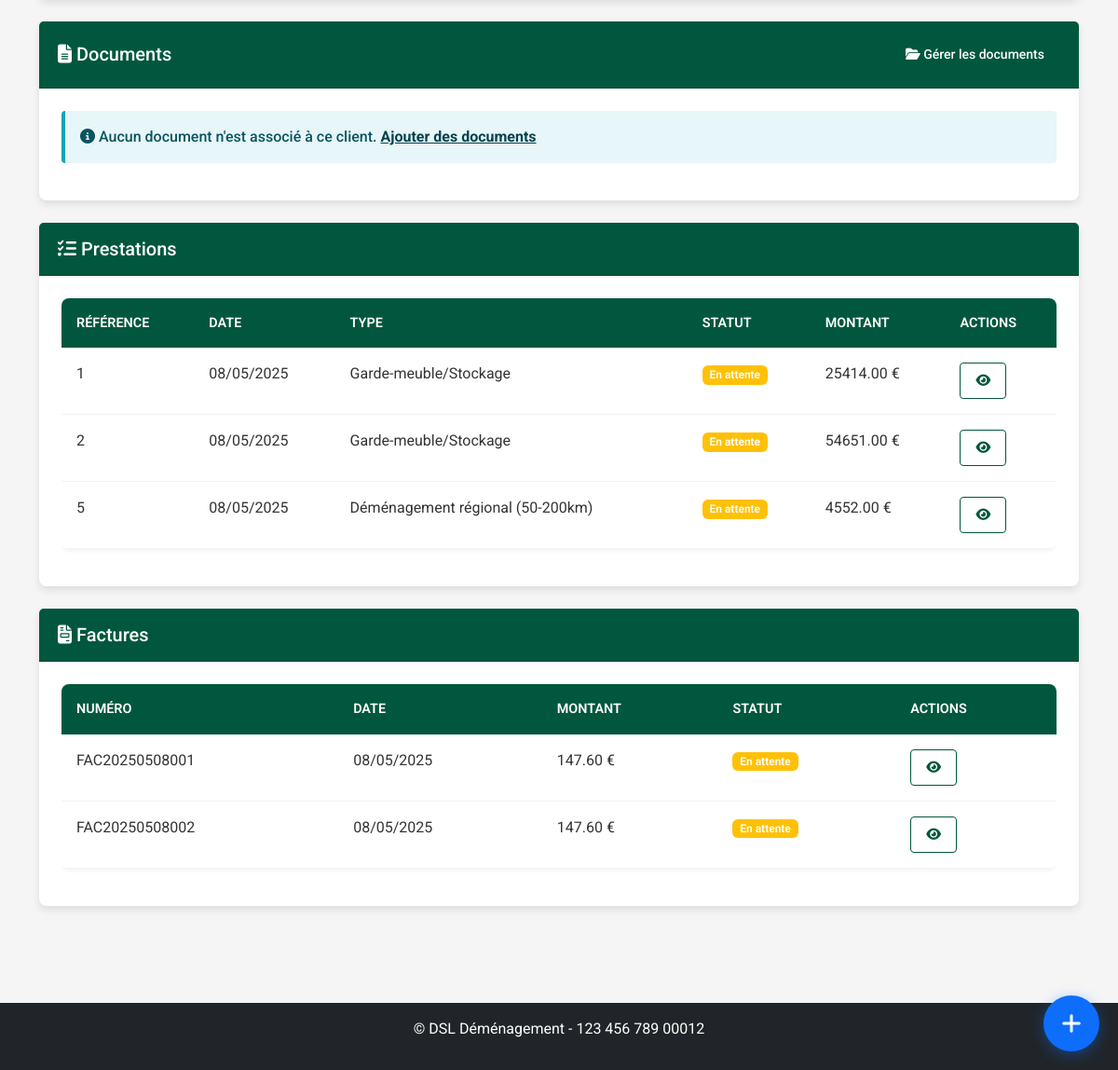
Before: /clients/clients/19 (signed in, lower part) with the older database file.
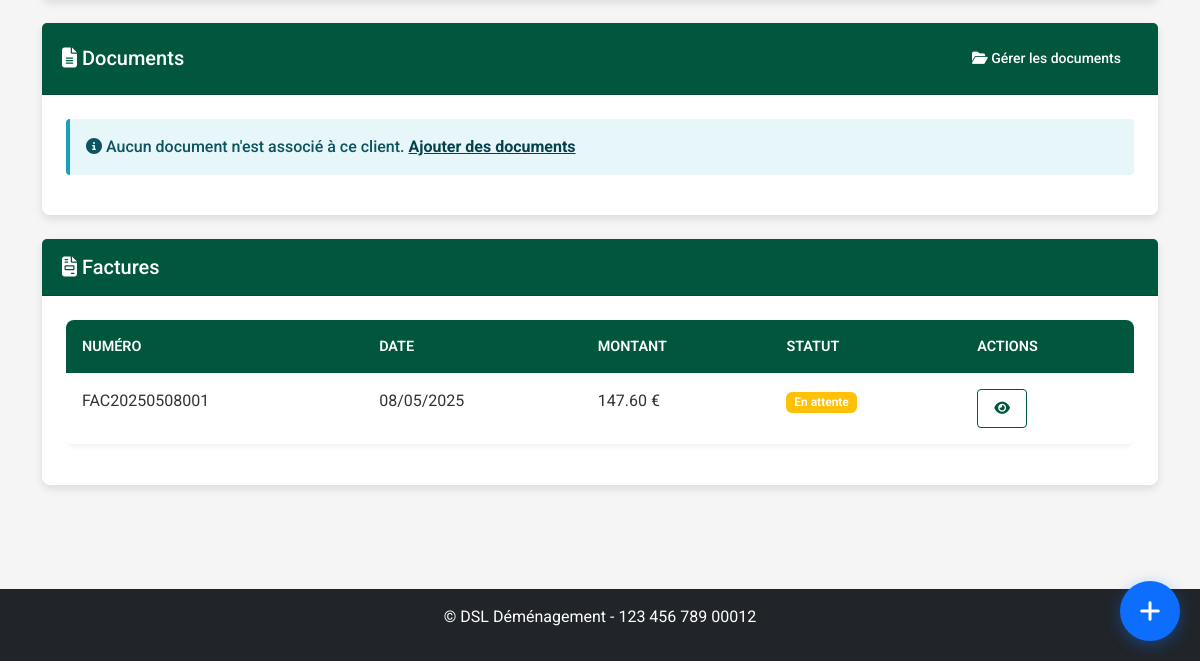
After: the same page with the newer database file.
### models.py (models this page shows, shortened)
class Prestation(db.Model):
    id = db.Column(db.Integer, primary_key=True)
    client_id = db.Column(db.Integer, db.ForeignKey('client.id'), nullable=False)
    commercial_id = db.Column(db.Integer, db.ForeignKey('user.id'), nullable=True)
    transporteur_id = db.Column(db.Integer, db.ForeignKey('transporteurs.id'), nullable=True)
    vehicule_id = db.Column(db.Integer, db.ForeignKey('vehicules.id'), nullable=True)
    client = db.relationship('Client', foreign_keys=[client_id], backref=db.backref('prestations', lazy=True))
    date_debut = db.Column(db.DateTime, nullable=False)
    date_fin = db.Column(db.DateTime, nullable=False)
    adresse_depart = db.Column(db.Text, nullable=False)
    adresse_arrivee = db.Column(db.Text, nullable=False)
    type_demenagement = db.Column(db.String(100), nullable=False)
    type_demenagement_id = db.Column(db.Integer, db.ForeignKey('type_demenagement.id'), nullable=True)
    statut = db.Column(db.String(50), default='En attente')  # En attente, Confirmé, En cours, Terminé, Annulé
    priorite = db.Column(db.String(20), default='Normale')  # Basse, Normale, Haute, Urgente
    status_transporteur = db.Column(db.String(20), default='en_attente')  # en_attente, accepte, refuse
    raison_refus = db.Column(db.Text, nullable=True)  # Raison du refus par le transporteur
    date_reponse = db.Column(db.DateTime, nullable=True)  # Date de réponse du transporteur
    observations = db.Column(db.Text, nullable=True)
    archive = db.Column(db.Boolean, default=False)
    date_creation = db.Column(db.DateTime, nullable=False, default=datetime.utcnow)
    date_modification = db.Column(db.DateTime, nullable=True)
    createur_id = db.Column(db.Integer, db.ForeignKey('user.id'), nullable=True)
    modificateur_id = db.Column(db.Integer, db.ForeignKey('user.id'), nullable=True)
    stockage_id = db.Column(db.Integer, db.ForeignKey('stockage.id'), nullable=True)
    mode_groupage = db.Column(db.Boolean, default=False)
    tags = db.Column(db.Text, nullable=True)
    societe = db.Column(db.String(100), nullable=True)
    montant = db.Column(db.Float, nullable=True, default=0)
    etapes_depart = db.Column(db.Text, nullable=True)  # Étapes supplémentaires de départ (format: adresse1||adresse2||...)
    etapes_arrivee = db.Column(db.Text, nullable=True)  # Étapes supplémentaires d'arrivée (format: adresse1||adresse2||...)
    commercial = db.relationship('User', foreign_keys=[commercial_id], backref='prestations_commercial')
    createur = db.relationship('User', foreign_keys=[createur_id], backref='prestations_creees')
    modificateur = db.relationship('User', foreign_keys=[modificateur_id], backref='prestations_modifiees')
    transporteurs = db.relationship('User', secondary=prestation_transporteurs, back_populates='prestations')
    clients_supplementaires = db.relationship('Client', secondary=prestation_clients, back_populates='prestations_supplementaires')
    type_demenagement_obj = db.relationship('TypeDemenagement', backref='prestations')
    versions = db.relationship('PrestationVersion', backref='prestation_courante', lazy=True, foreign_keys="PrestationVersion.prestation_id")

class Facture(db.Model):
    id = db.Column(db.Integer, primary_key=True)
    numero = db.Column(db.String(50), unique=True, nullable=False)
    client_id = db.Column(db.Integer, db.ForeignKey('client.id'), nullable=False)
    prestation_id = db.Column(db.Integer, db.ForeignKey('prestation.id'), nullable=True)
    stockage_id = db.Column(db.Integer, db.ForeignKey('stockage.id'), nullable=True)
    date_emission = db.Column(db.DateTime, nullable=False, default=datetime.utcnow)
    date_echeance = db.Column(db.DateTime, nullable=True)
    montant_ht = db.Column(db.Float, nullable=False)
    taux_tva = db.Column(db.Float, nullable=False, default=20.0)  # Ajout du champ taux_tva
    montant_ttc = db.Column(db.Float, nullable=False)
    montant_acompte = db.Column(db.Float, nullable=True, default=0)
    societe = db.Column(db.String(50), nullable=True)
    mode_paiement = db.Column(db.String(50), nullable=True)
    statut = db.Column(db.String(20), nullable=False, default='En attente')
    commission_pourcentage = db.Column(db.Float, nullable=True)
    commission_montant = db.Column(db.Float, nullable=True)
    notes = db.Column(db.Text, nullable=True)
    observations = db.Column(db.Text, nullable=True)
    commercial_id = db.Column(db.Integer, db.ForeignKey('user.id'), nullable=True)
    commercial = db.relationship('User', foreign_keys=[commercial_id], backref='factures_creees')
    fichiers = db.relationship('FichierFacture', backref='facture', lazy=True, cascade="all, delete-orphan")

### routes/client.py (the view)
@client_bp.route('/clients/<int:id>')
@login_required
@role_required('commercial', 'admin', 'superadmin')
def details(id):
    client = Client.query.get_or_404(id)
    return render_template(
        'clients/details.html',
        title=f'Fiche client - {client.nom} {client.prenom}',
        client=client
    )

### auth.py (called while the page is built)
def role_required(*roles):
    def decorator(f):
        @wraps(f)
        @login_required
        def decorated_function(*args, **kwargs):
            if current_user.role not in roles:
                flash('Vous n\'avez pas les permissions nécessaires pour accéder à cette page.', 'danger')
                return redirect(url_for('dashboard.index'))
            return f(*args, **kwargs)
        return decorated_function
    return decorator

### models.py (called while the page is built)
    def is_admin(self):
        return self.role in ['admin', 'superadmin']

    def is_transporteur(self):
        return self.role == 'transporteur' or self.is_admin()

### templates/clients/details.html (shortened to what the changed rows need)
{% extends 'base.html' %}
{% block content %}
<div class="client-details-page">
    {% if client.prestations %}
    <div class="card mb-4">
        <div class="card-header">
            <h5 class="mb-0"><i class="fas fa-tasks"></i> Prestations</h5>
        </div>
        <div class="card-body">
            <div class="table-responsive">
                <table class="table table-hover">
                    <thead>
                        <tr>
                            <th>Référence</th>
                            <th>Date</th>
                            <th>Type</th>
                            <th>Statut</th>
                            <th>Montant</th>
                            <th>Actions</th>
                        </tr>
                    </thead>
                    <tbody>
                        {% for prestation in client.prestations %}
                            <tr>
                                <td>{{ prestation.id }}</td>
                                <td>{{ prestation.date_debut.strftime('%d/%m/%Y') }}</td>
                                <td>{{ prestation.type_demenagement }}</td>
                                <td>
                                    <span class="badge bg-{{ 'success' if prestation.statut == 'Terminée' else 'warning' if prestation.statut == 'En attente' else 'danger' if prestation.statut == 'Annulée' else 'info' }}">
                                        {{ prestation.statut }}
                                    </span>
                                </td>
                                <td>{{ "%.2f"|format(prestation.montant or 0) }} €</td>
                                <td>
                                    <div class="btn-group btn-group-sm">
                                        <a href="{{ url_for('prestation.view', id=prestation.id) }}" class="btn btn-outline-primary" title="Voir">
                                            <i class="fas fa-eye"></i>
                                        </a>
                                    </div>
                                </td>
                            </tr>
                        {% endfor %}
                    </tbody>
                </table>
            </div>
        </div>
    </div>
    {% endif %}
    {% if client.factures %}
    <div class="card mb-4">
        <div class="card-body">
            <div class="table-responsive">
                <table class="table table-hover">
                    <thead>
                        <tr>
                            <th>Numéro</th>
                            <th>Date</th>
                            <th>Montant</th>
                            <th>Statut</th>
                            <th>Actions</th>
                        </tr>
                    </thead>
                    <tbody>
                        {% for facture in client.factures %}
                            <tr>
                                <td>{{ facture.numero }}</td>
                                <td>{{ facture.date_emission.strftime('%d/%m/%Y') }}</td>
                                <td>{{ "%.2f"|format(facture.montant_ttc) }} €</td>
                                <td>
                                    <span class="badge bg-{{ 'success' if facture.statut == 'Payée' else 'warning' if facture.statut == 'En attente' else 'danger' if facture.statut == 'Annulée' else 'info' }}">
                                        {{ facture.statut }}
                                    </span>
                                </td>
                                <td>
                                    <div class="btn-group btn-group-sm">
                                        <a href="{{ url_for('facture.view', id=facture.id) }}" class="btn btn-outline-primary" title="Voir">
                                            <i class="fas fa-eye"></i>
                                        </a>
                                    </div>
                                </td>
                            </tr>
                        {% endfor %}
                    </tbody>
                </table>
            </div>
        </div>
    </div>
    {% endif %}
</div>
{% endblock %}

Changed rows visible on the page:
removed Prestation: id "1", date_debut "08/05/2025", type_demenagement "Garde-meuble/Stockage", statut "En attente", montant "25414.00"
removed Prestation: id "2", date_debut "08/05/2025", type_demenagement "Garde-meuble/Stockage", statut "En attente", montant "54651.00"
removed Prestation: id "5", date_debut "08/05/2025", type_demenagement "Déménagement régional (50-200km)", statut "En attente", montant "4552.00"
removed Facture: numero "FAC20250508002", date_emission "08/05/2025", montant_ttc "147.60", statut "En attente"
Other visible differences:
text no longer shown: "Prestations RÉFÉRENCE DATE TYPE STATUT MONTANT ACTIONS"
